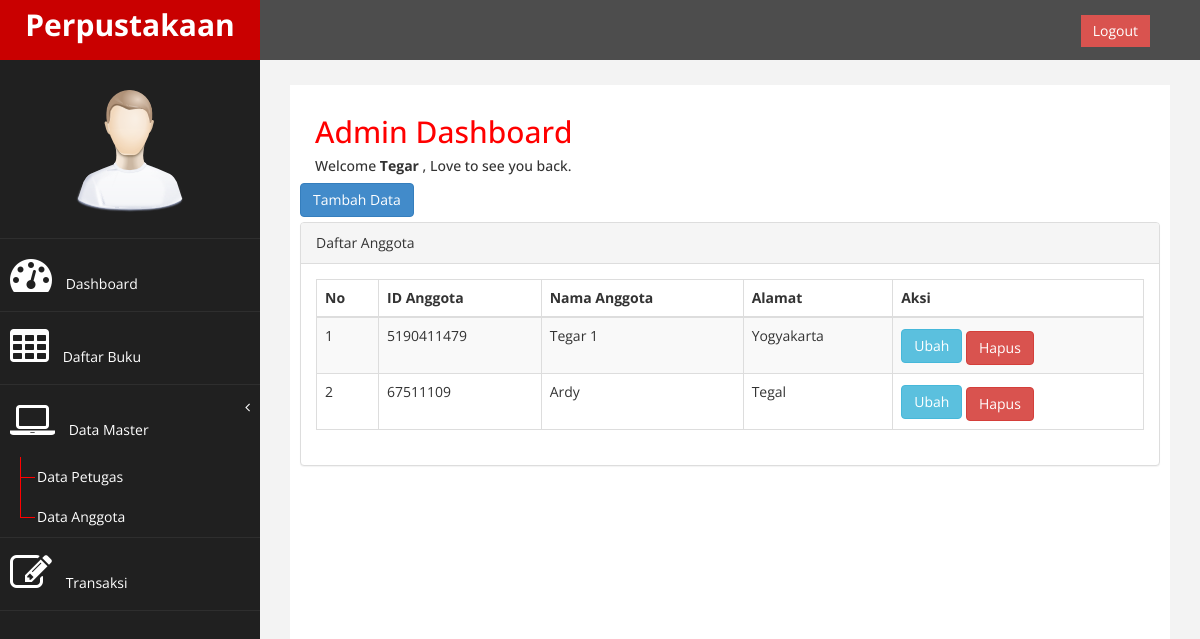
Page /index.php?page=anggota (signed in) on the committed database.
### tables this page shows
CREATE TABLE IF NOT EXISTS `anggota` (
  `id_peminjam` varchar(10) NOT NULL,
  `nama_peminjam` varchar(150) NOT NULL,
  `alamat` varchar(150) NOT NULL
);

### page/data_master/anggota/anggota.php (the view, shortened to what this page needs)
<a href="?page=anggota&aksi=tambah" class="btn btn-primary" style="margin-bottom: 5px;">Tambah Data</a>
<div class="row">
                <div class="col-md-12">
                    <div class="panel panel-default">
                        <div class="panel-heading">
                             Daftar Anggota
                        </div>
                        <div class="panel-body">
                            <div class="table-responsive">
                                <table class="table table-striped table-bordered table-hover" id="dataTables-example">
                                    <thead>
                                        <tr>
                                            <th>No</th>
                                            <th>ID Anggota</th>
                                            <th>Nama Anggota</th>
                                            <th>Alamat</th>
                                            <th>Aksi</th>
                                        </tr>
                                    </thead>
                                    <tbody>
                                        <?php
                                            $no = 1;
                                            $sql = $koneksi1->query("select * from anggota");
                                            while ($data= $sql->fetch_assoc()) {
                                        ?>
                                        <tr>
                                            <td><?php echo $no++; ?></td>
                                            <td><?php echo $data['id_peminjam'];?></td>
                                            <td><?php echo $data['nama_peminjam'];?></td>
                                            <td><?php echo $data['alamat'];?></td>
                                            <td>
                                                <a class="btn btn-info" href="?page=anggota&aksi=editagt&id=<?php echo $data['id_peminjam'];?>">Ubah</a>
                                                <a class="btn btn-danger" style="margin-top: 5px;" href="?page=anggota&aksi=hapusagt&id=<?php echo $data['id_peminjam'];?>">Hapus</a>
                                            </td>
                                        </tr>
                                        <?php } ?>
                                    </tbody>
                                </table>
                            </div>
                        </div>
                    </div>
                </div>
            </div>

### index.php (shortened to what this page needs)
<!DOCTYPE html>
<html>
<head>
    <link href="assets/css/bootstrap.css" rel="stylesheet" />
    <link href="assets/css/font-awesome.css" rel="stylesheet" />
    <link href="assets/css/custom.css" rel="stylesheet" />
    <link href="assets/css/style.css" rel="stylesheet" />
   <link href="assets/js/dataTables/dataTables.bootstrap.css" rel="stylesheet" />
</head>
<body>
    <div id="wrapper">
        <nav class="navbar navbar-default navbar-cls-top " role="navigation" style="margin-bottom: 0">
            <div class="navbar-header">
                <a class="navbar-brand" href="index.php">Perpustakaan</a>
            </div>
  <div style="color: white;
padding: 15px 50px 5px 50px;
float: right;
font-size: 16px;"> &nbsp; <a href="logout.php" class="btn btn-danger square-btn-adjust">Logout</a> </div>
        </nav>
                <nav class="navbar-default navbar-side" role="navigation">
            <div class="sidebar-collapse">
                <ul class="nav" id="main-menu">
				<li class="text-center">
                    <img src="assets/img/find_user.png" class="user-image img-responsive"/>
					</li>
                    <li>
                        <a href="index.php"><i class="fa fa-dashboard fa-3x"></i> Dashboard</a>
                    </li>
                      <li  >
                        <a  href="?page=buku"><i class="fa fa-table fa-3x"></i> Daftar Buku</a>
                    </li>
                    <li>
                     <a href="#"><i class="fa fa-laptop fa-3x"></i> Data Master<span class="fa arrow"></span></a>
                        <ul class="nav nav-second-level">
                            <li>
                                <a href="?page=petugas">Data Petugas</a>
                            </li>
                            <li>
                                <a href="?page=anggota">Data Anggota</a>
                            </li>
                          </li>
                        </ul>
                    <li>
                        <a  href="?page=transaksi"><i class="fa fa-edit fa-3x"></i> Transaksi </a>
                    </li>
            </div>
        </nav>
<?php
        include "koneksi.php";
                                $admin=$_SESSION['id_petugas'];
                                $sql=  mysqli_query($koneksi,"SELECT * from admin where id_petugas='$admin' ")or die (mysqli_error());
                                while($row= mysqli_fetch_array($sql)){?>
        <div id="page-wrapper" >
            <div id="page-inner">
              <div class="col-md-12">
                     <h2>Admin Dashboard</h2>
                        <h5>Welcome <b><?php echo $row['nama_petugas'];
                      }?></b> , Love to see you back. </h5>
                    </div>
                <div class="row">
                    <div class="col-md-12">
                        <?php
                          include 'halaman.php';
                            ?>
                    </div>
                </div>
            </div>
        </div>
</body>
</html>

### assets/css/custom.css (style rules this page uses)
body { font-family: 'Open Sans', sans-serif; }
#wrapper { width: 100%; background:#202020; }
#page-wrapper { padding: 15px 15px; min-height: 600px; background:#F3F3F3; }
#page-inner { width:100%; margin:10px 20px 10px 0px; background-color:#fff!important; padding:10px; min-height:1200px; }
.text-center { text-align:center; }
h2 { color: #f00; }
.square-btn-adjust { border: 0px solid transparent; -webkit-border-radius: 0px; -moz-border-radius: 0px; border-radius: 0px; }
.user-image { margin: 25px auto; -webkit-border-radius: 10px; -moz-border-radius: 10px; border-radius: 10px; max-height:170px; max-width:170px; }
.navbar-cls-top .navbar-brand { color: #fff; background: #C90000; width: 260px; text-align: center; height: 60px; font-size: 30px; font-weight: 700; }
.arrow { float: right; }
.fa.arrow:before { content: "\f104"; }
.nav-second-level li, .nav-third-level li { border-bottom: none !important; }
.nav-second-level li a { padding-left: 37px; }
.sidebar-collapse , .sidebar-collapse .nav { background:none; }
.sidebar-collapse .nav { padding:0; }
.sidebar-collapse .nav > li > a { color:#fff; background:#202020; text-shadow:none; }
.sidebar-collapse > .nav > li > a { padding:15px 10px; }
.sidebar-collapse > .nav > li { border-bottom: 1px solid rgba(107, 108, 109, 0.19); }
.nav-second-level > li > a:before , .nav-third-level > li > a:before { content:""; display:block; position:absolute; left:20px; width:15px; height:1px; background:#ff0000; top:20px; }
.nav-second-level > li > a:after, .nav-third-level > li > a:after { content:""; display:block; position:absolute; left:20px; width:1px; height:100%; background:#ff0000; top:0px; z-index:10; }
.nav-second-level > li:last-child > a:after, .nav-third-level > li:last-child > a:after { height:50%; }
.navbar-side { border:none; background-color: #202020; }
.navbar-cls-top { background:#4D4D4D; border-bottom:none; }
.navbar-default { border:0px solid black; }
.navbar-header { background: #A70303; }
.nav > li > a > i { margin-right:10px; }
@media (min-width:768px) { #page-wrapper { margin: 0 0 0 260px; padding: 15px 30px; min-height: 1200px; } }
@media (min-width:768px) { .navbar-side { z-index: 1; position: absolute; width: 260px; } }
@media (min-width:768px) { .navbar { border-radius: 0px; } }

### rows in the picture
anggota: id_peminjam "5190411479", nama_peminjam "Tegar 1", alamat "Yogyakarta"
anggota: id_peminjam "67511109", nama_peminjam "Ardy", alamat "Tegal"

### other values in the picture
$row['nama_petugas'] "Tegar"
